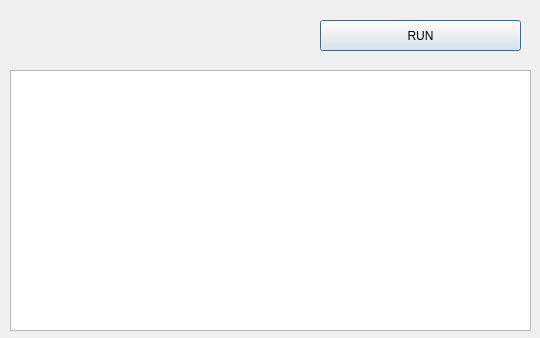
<?xml version="1.0" encoding="UTF-8"?>
<ui version="4.0">
 <class>tesQProcess</class>
 <widget class="QDialog" name="tesQProcess">
  <property name="geometry">
   <rect>
    <x>0</x>
    <y>0</y>
    <width>540</width>
    <height>338</height>
   </rect>
  </property>
  <property name="windowTitle">
   <string>QILP - Qt interface for launchpad</string>
  </property>
  <widget class="QPushButton" name="btnProcess">
   <property name="geometry">
    <rect>
     <x>320</x>
     <y>20</y>
     <width>201</width>
     <height>31</height>
    </rect>
   </property>
   <property name="text">
    <string>RUN</string>
   </property>
  </widget>
  <widget class="QTextEdit" name="txtReport">
   <property name="geometry">
    <rect>
     <x>10</x>
     <y>70</y>
     <width>521</width>
     <height>261</height>
    </rect>
   </property>
  </widget>
  <widget class="QLabel" name="label_pix">
   <property name="geometry">
    <rect>
     <x>10</x>
     <y>0</y>
     <width>311</width>
     <height>71</height>
    </rect>
   </property>
   <property name="text">
    <string/>
   </property>
   <property name="pixmap">
    <pixmap>logo.png</pixmap>
   </property>
  </widget>
 </widget>
 <layoutdefault spacing="6" margin="11"/>
 <resources/>
 <connections/>
</ui>
